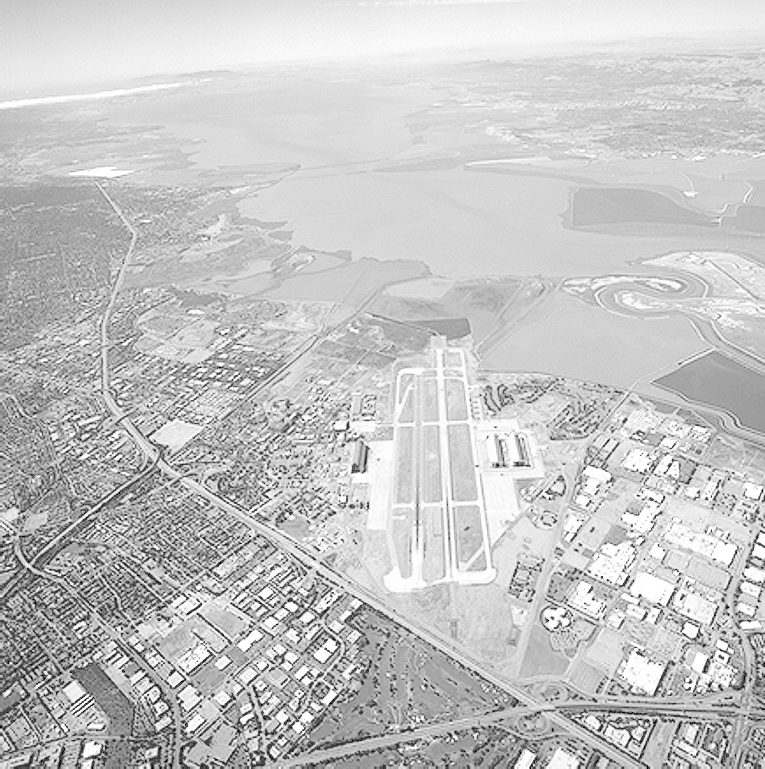
#> input picture img/aerial.tif, 765 x 769 px, given in place of text.tif, which was not available
$ python dip-2021-04-20.py   (older library calls are emulated)
#> lines starting #> are read from the running program, lines starting #| are printed output that depends on the picture; pictures that were not available may be replaced by others from this repository, and a replacement may not be noted
# -*- coding: utf-8 -*-
"""
Created on Tue Aug 21 08:46:57 2018

@author: Vieira
"""

# %% Import modules
from utils import *

PATH_TO_IMAGES = '../img'


# %% Example
img = cv2.imread(os.path.join(PATH_TO_IMAGES, 'text.tif'), cv2.IMREAD_GRAYSCALE)
#> img is the input picture: shape (769, 765); min 0, max 255, mean 197.1
kernel = np.zeros((3, 3), dtype='uint8')
kernel[:, 1] = 1
kernel[1, :] = 1
print(kernel)

img2 = cv2.dilate(img, kernel, iterations=5)
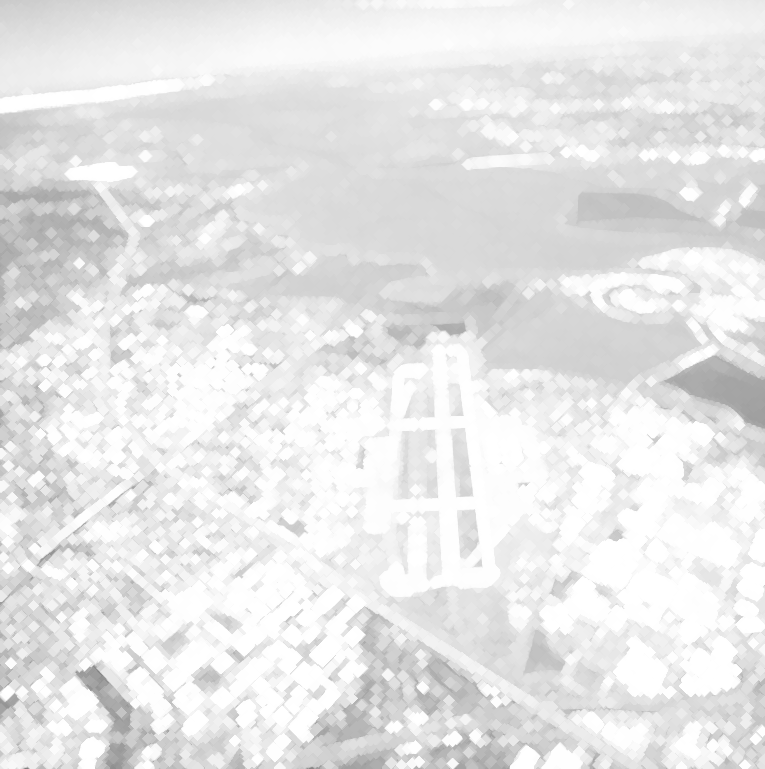
#> img2: shape (769, 765); min 129, max 255, mean 231

cv2.namedWindow("img", cv2.WINDOW_NORMAL  | cv2.WINDOW_KEEPRATIO)
cv2.namedWindow("img2", cv2.WINDOW_NORMAL | cv2.WINDOW_KEEPRATIO)

while 0xFF & cv2.waitKey(1) != ord('q'):

#> (key q is pressed here)
    cv2.imshow("img", img)
    cv2.imshow("img2", img2)

cv2.destroyAllWindows()

# [6 lines of commented-out code are left out]
utk = cv2.imread(os.path.join(PATH_TO_IMAGES, 'utk.tif'), cv2.IMREAD_GRAYSCALE)
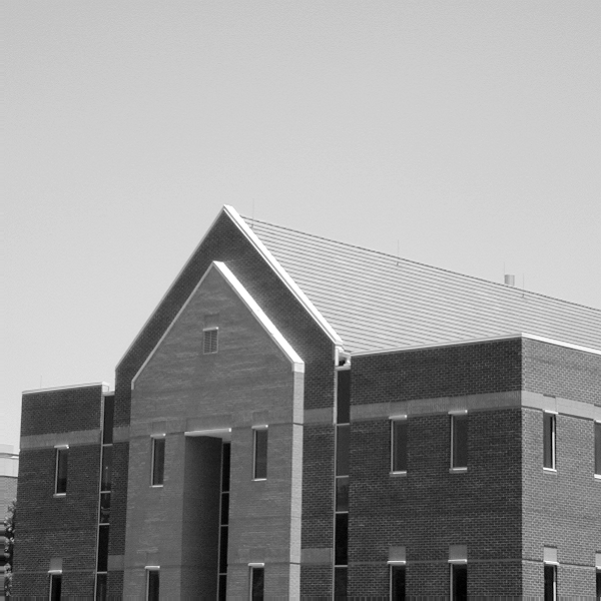
#> input picture img/building.tif, 601 x 601 px, given in place of utk.tif, which was not available
#> utk is the input picture: shape (601, 601); min 0, max 255, mean 152.8
gt = cv2.imread( os.path.join(PATH_TO_IMAGES, 'gt.tif'), cv2.IMREAD_GRAYSCALE)

utkc = 255 - utk
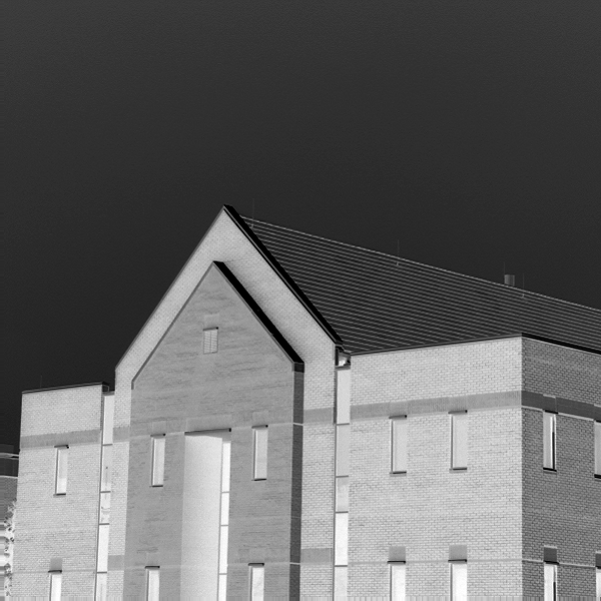
#> utkc: shape (601, 601); min 0, max 255, mean 102.2
utkORgt = cv2.bitwise_or(utk, gt)
utkANDgt = cv2.bitwise_and(utk, gt)
utkMinusgt = cv2.bitwise_and(utk, cv2.bitwise_not(gt))
#> utkMinusgt: shape (601, 601); every value is 0

plt.figure(figsize=(32,24))
plt.subplot(231), plt.imshow(utk, cmap='gray'), plt.axis('off')
plt.subplot(232), plt.imshow(gt, cmap='gray'), plt.axis('off')
plt.subplot(233), plt.imshow(utkc, cmap='gray'), plt.axis('off')
plt.subplot(234), plt.imshow(utkORgt, cmap='gray'), plt.axis('off')
plt.subplot(235), plt.imshow(utkANDgt, cmap='gray'), plt.axis('off')
plt.subplot(236), plt.imshow(utkMinusgt, cmap='gray'), plt.axis('off')
plt.show()

# %% Dilation
j = cv2.imread(os.path.join(PATH_TO_IMAGES, 'j.png'), cv2.IMREAD_GRAYSCALE)
kernel = np.ones((3, 3), np.uint8)
#> (the run stopped early here; a loop or call above may not have finished)
